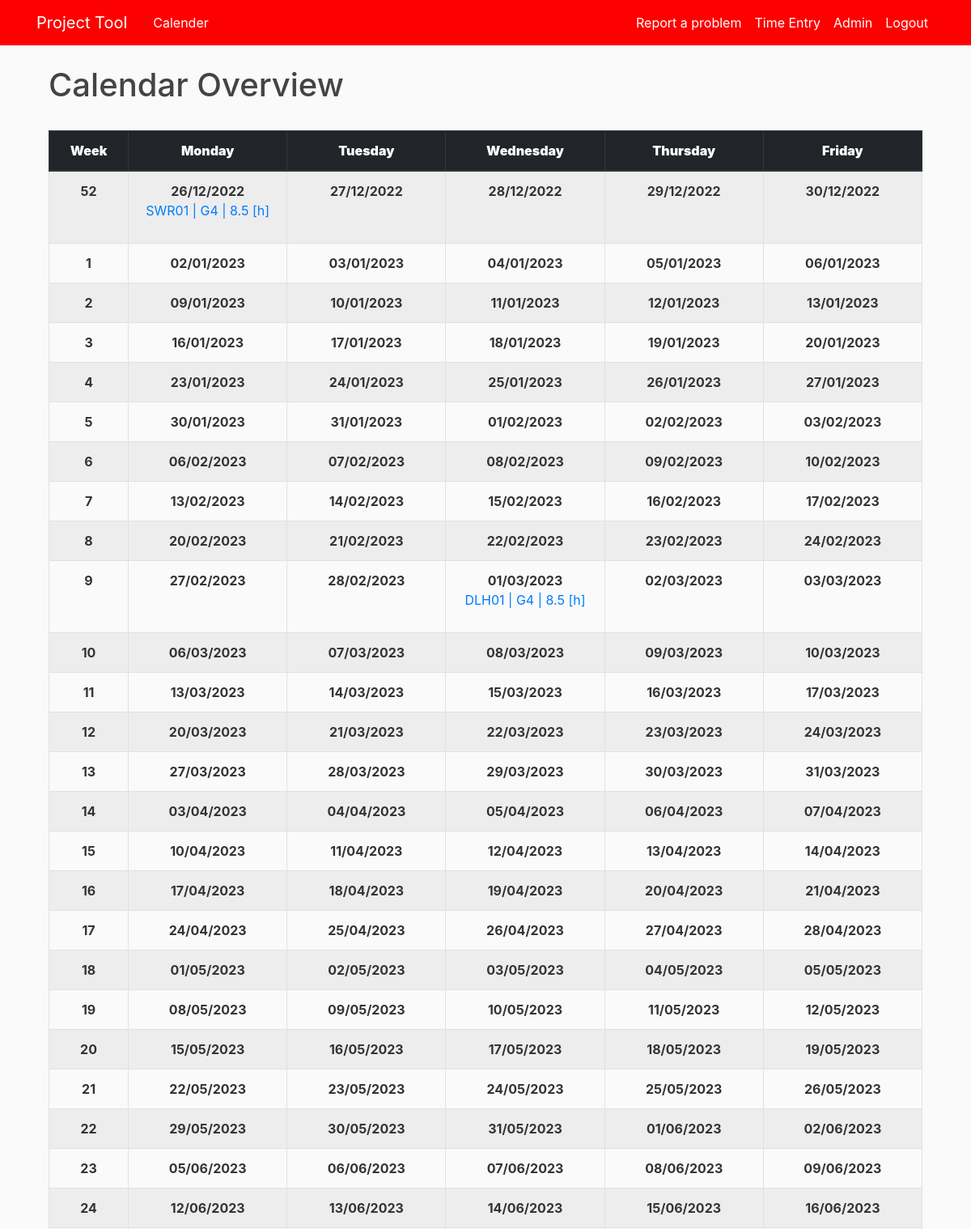
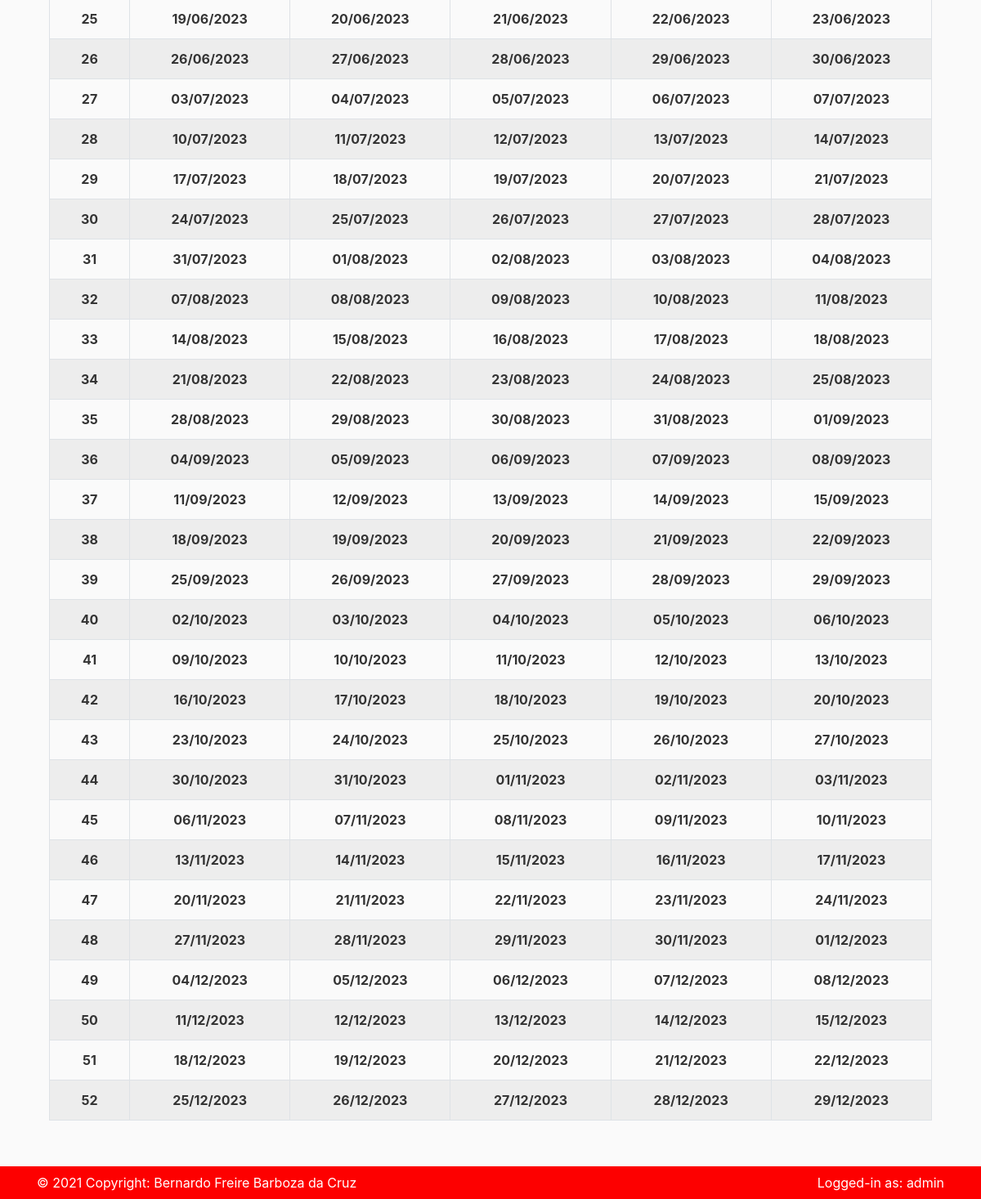
Page /calendar/ (signed in) on the committed database (2 pictures, top to bottom).
### pm_app/models.py (models this page shows, shortened)
class Project(db.Model):
    id = db.Column(db.Integer, primary_key=True, unique=True)
    hov = db.Column(db.Text(100),nullable=False, unique=True)
    customer_name = db.Column(db.Text(100),unique=False)
    budget = db.Column(db.Float, nullable=False)
    hour_budget = db.Column(db.Float, nullable=True, default=None)
    rate = db.Column(db.Float, nullable=True, default=120.0)
    date_created = db.Column(db.DateTime, nullable=False, default=datetime.utcnow)
    date_deactivation = db.Column(db.DateTime, nullable=True, default=None)

class Unit(db.Model):
    id = db.Column(db.Integer, primary_key=True)
    project_id = db.Column(db.Integer,db.ForeignKey('project.id'), nullable=False)
    pn = db.Column(db.Integer,nullable=False, unique=False)
    pn_name = db.Column(db.Text(100),unique=False)
    workedfor = db.relationship('WorkedFor',backref='unit',lazy=True)

class User(db.Model, UserMixin):
    id = db.Column(db.Integer, primary_key=True)
    username = db.Column(db.String(20), unique=True, nullable=False)
    email = db.Column(db.String(120), unique=True, nullable=False)
    image_file = db.Column(db.String(20), nullable=False, default='default.jpg')
    password = db.Column(db.String(60), nullable=False)
    supplier = db.Column(db.Integer, nullable=False)
    posts = db.relationship('Post', backref='author', lazy=True)
    workedfor = db.relationship('WorkedFor', backref='author', lazy=True)

### pm_app/routes.py (the view)
@app.route("/calendar/", methods=['GET', 'POST'])
@login_required
def calendar_overview():
    form = CalendarOverview()
    weekdays = [
        'Week','Monday','Tuesday','Wednesday',
        'Thursday','Friday',#'Saturday',#'Sunday',
        ]
    def query_per_date(date_obj,user=None):
        if Admin.query.filter_by(user_id=current_user.id).first():
            worked = WorkedFor.query.filter_by(date_of_work=date_obj).all()
        elif Supervisor.query.filter_by(user_id=current_user.id).first():
            worked = WorkedFor.query.filter_by(date_of_work=date_obj).all()
        else:
            worked = WorkedFor.query.filter(WorkedFor.date_of_work == date_obj, WorkedFor.user_id == current_user.id).all()
        entry_list = []
        for entry in worked:
            entry_list.append(
                dict(
                    entry_id = entry.id,
                    user = User.query.filter_by(id=entry.user_id).first().username,
                    unit = Unit.query.filter_by(id=entry.unit_id).first().pn,
                    unit_name = Unit.query.filter_by(id=entry.unit_id).first().pn_name,
                    project = Project.query.filter_by(id=Unit.query.filter_by(id=entry.unit_id).first().project_id).first().hov,
                    task = Task.query.filter_by(id=entry.task_id).first().task_name,
                    time = f'{entry.time_amount} [h]',
                    )
            )
        return entry_list
    def year_data(year=None):
        if year is None:
            date = datetime.now()
            year = date.strftime("%Y")
        day_one_obj = datetime(int(year), 1, 1)
        day_last_obj = datetime(int(year), 12, 31)
        DayOneOfFirstDayWeek_obj = day_one_obj - timedelta(days = day_one_obj.weekday())
        DayLastOfLastDayWeek_obj = day_last_obj + timedelta(days = 6 - day_last_obj.weekday())
        calender = {
            (DayOneOfFirstDayWeek_obj + timedelta(days=day)).strftime("%d/%m/%Y"):
            {
                int(
                    (DayOneOfFirstDayWeek_obj + timedelta(days=day)).strftime("%V")
                    )+1:
                (DayOneOfFirstDayWeek_obj + timedelta(days=day)).strftime("%A"),
            }
            for day in range(
                0, (
                    DayLastOfLastDayWeek_obj - DayOneOfFirstDayWeek_obj).days + 1
                )
            }
        return calender
    def convert_dt_obj(string):
        date = dict(
            cw = int(datetime.strptime(string , "%d/%m/%Y").strftime("%V")),
            day = datetime.strptime(string , "%d/%m/%Y").strftime("%d"),
            month = datetime.strptime(string , "%d/%m/%Y").strftime("%m"),
            year = datetime.strptime(string , "%d/%m/%Y").strftime("%Y"),
            date = datetime.strptime(string , "%d/%m/%Y").strftime("%d/%m/%Y"),
            date_obj = datetime.strptime(string , "%d/%m/%Y")
        )
        return date
    return render_template(
        'calendar.html',
        title = 'Calendar Overview',
        form = form,
        weekdays = weekdays,
        year_data = year_data,
        convert_dt_obj = convert_dt_obj,
        query_per_date = query_per_date,
        )

### pm_app/models.py (called while the page is built)
@login_manager.user_loader
def load_user(user_id):
    return User.query.get(int(user_id))

### pm_app/templates/calendar.html (shortened to what this page needs)
{% extends "layout.html" %}
{% block content %}
        <div class="container-fluid table-responsive">
            <h1>{{title}}</h1><br>
            <table class="table table-striped table-hover text-center table-condensed table-bordered">
                <thead class="thead-dark">
                    <tr>
                        {% for day in weekdays %}
                            {% if day == 'Week' %}
                                <th class="text-center col-sm-1" ><strong>  {{day}}  </strong></th>
                            {% else %}
                                <th class="text-center col-sm-2" ><strong>  {{day}}  </strong></th>
                            {% endif %}
                        {% endfor %}
                    </tr>
                </thead>
                <tbody>
                {% set dates = year_data().keys()|list %}
                {% for n in range(0,53) %}
                    <tr>
                        <td class="text-center"><strong>{{ convert_dt_obj(dates[(7*n)+1]).cw }}</strong></td>
                        <td class="text-center"><strong>{{ dates[(7*n)+0] }}</strong>
                        {% for p in query_per_date(convert_dt_obj(dates[(7*n)+0]).date_obj) %}
                            <a href="{{ url_for('overview_entry', entry_id = p.entry_id) }}"><p class="text-center">{{p.project}} | {{p.unit_name}} | {{p.time}}</p></a>
                        {% endfor %}
                        </td>
                        <td class="text-center"><strong>{{ dates[(7*n)+1] }}</strong>
                        </td>
                        <td class="text-center"><strong>{{ dates[(7*n)+2] }}</strong>
                        {% for p in query_per_date(convert_dt_obj(dates[(7*n)+2]).date_obj) %}
                            <a href="{{ url_for('overview_entry', entry_id = p.entry_id) }}"><p class="text-center">{{p.project}} | {{p.unit_name}} | {{p.time}}</p></a>
                        {% endfor %}
                        </td>
                        <td class="text-center"><strong>{{ dates[(7*n)+3] }}</strong>
                        </td>
                        <td class="text-center"><strong>{{ dates[(7*n)+4] }}</strong>
                        </td>
                    </tr>
                {% endfor %}
                </tbody>
            </table>
        </div>
{% endblock content %}

### pm_app/templates/layout.html (shortened to what this page needs)
<!DOCTYPE html>
<html>
<head>
    <link rel="stylesheet" href="https://maxcdn.bootstrapcdn.com/bootstrap/4.0.0/css/bootstrap.min.css">
    <link rel="stylesheet" type="text/css" href="{{ url_for('static', filename='main.css') }}">
</head>
<body>
    <header class="site-header">
      <nav class="navbar navbar-expand-md navbar-dark bg-steel fixed-top">
        <div class="container">
          <a class="navbar-brand mr-4" href="/">Project Tool</a>
          <div class="collapse navbar-collapse" id="navbarToggle">
            <div class="navbar-nav mr-auto">
              <a class="nav-item nav-link" href="{{ url_for('calendar_overview') }}">Calender</a>
            </div>
            <div class="navbar-nav">
              {% if current_user.is_authenticated %}
                <a class="nav-item nav-link" href="{{ url_for('new_post') }}">Report a problem</a>
                <a class="nav-item nav-link" href="{{ url_for('create_time_entry') }}">Time Entry</a>
                <a class="nav-item nav-link" href="{{ url_for('admin')}}">Admin</a>
                <a class="nav-item nav-link" href="{{ url_for('logout') }}">Logout</a>
              {% else %}
                <a class="nav-item nav-link" href="{{ url_for('login') }}">Login</a>
                <a class="nav-item nav-link" href="{{ url_for('register') }}">Register</a>
              {% endif %}
            </div>
          </div>
        </div>
      </nav>
    </header>
    <main role="main" class="container">
      <div class="row">
        <div class="col-md-8">
          {% with messages = get_flashed_messages(with_categories=true) %}
        </div>
      </div>
      {% endwith %}
      {% block content %}  {% endblock %}
    </main>
    <footer class="site-header">
      <nav class="navbar navbar-expand-md navbar-dark bg-steel fixed-bottom">
        <div class="container">
          <div class="navbar-nav mr-auto">
            <p class="navbar-nav" style="color: #ffffff;">© 2021 Copyright:
              Bernardo Freire Barboza da Cruz</p>
          </div>
          <div class="navbar-nav">
            <p class="navbar-nav" style="color: #ffffff;">Logged-in as: {{current_user.username}}</p>
          </div>
        </div>
      </nav>
    </footer>
</body>
</html>

### pm_app/static/main.css (style rules this page uses)
body { background: #fafafa; color: #333333; margin-top: 5rem; margin-bottom: 5rem; }
h1, h2, h3, h4, h5, h6 { color: #444444; }
.bg-steel { background-color: #fd0000; }
.site-header .navbar-nav .nav-link { color: #ffffff; }
th, td { text-align: left; }
tbody { overflow-x: hidden; overflow-y: scroll; }

### rows in the picture
Project: project "SWR01"
Unit: unit_name "G4"
Project: project "DLH01"
Unit: unit_name "G4"
User: username "admin"

### other values in the picture
{{ title }} "Calendar Overview"
{{ day }} "Week"
{{ day }} "Monday" "Tuesday" "Wednesday" "Thursday" "Friday"
{{ convert_dt_obj(dates[(7*n)+1]).cw }} "52" "1" "2" "3" "4" "5" "6" "7" "8" "9" "10" "11" "12" "13" "14" "15" "16" "17" "18" "19" "20" "21" "22" "23" "24" "25" "26" "27" "28" "29" "30" "31" "32" "33" "34" "35" "36" "37" "38" "39" "40" "41" "42" "43" "44" "45" "46" "47" "48" "49" "50" "51" "52"
{{ dates[(7*n)+0] }} "26/12/2022" "02/01/2023" "09/01/2023" "16/01/2023" "23/01/2023" "30/01/2023" "06/02/2023" "13/02/2023" "20/02/2023" "27/02/2023" "06/03/2023" "13/03/2023" "20/03/2023" "27/03/2023" "03/04/2023" "10/04/2023" "17/04/2023" "24/04/2023" "01/05/2023" "08/05/2023" "15/05/2023" "22/05/2023" "29/05/2023" "05/06/2023" "12/06/2023" "19/06/2023" "26/06/2023" "03/07/2023" "10/07/2023" "17/07/2023" "24/07/2023" "31/07/2023" "07/08/2023" "14/08/2023" "21/08/2023" "28/08/2023" "04/09/2023" "11/09/2023" "18/09/2023" "25/09/2023" "02/10/2023" "09/10/2023" "16/10/2023" "23/10/2023" "30/10/2023" "06/11/2023" "13/11/2023" "20/11/2023" "27/11/2023" "04/12/2023" "11/12/2023" "18/12/2023" "25/12/2023"
{{ p.time }} "8.5 [h]"
{{ dates[(7*n)+1] }} "27/12/2022" "03/01/2023" "10/01/2023" "17/01/2023" "24/01/2023" "31/01/2023" "07/02/2023" "14/02/2023" "21/02/2023" "28/02/2023" "07/03/2023" "14/03/2023" "21/03/2023" "28/03/2023" "04/04/2023" "11/04/2023" "18/04/2023" "25/04/2023" "02/05/2023" "09/05/2023" "16/05/2023" "23/05/2023" "30/05/2023" "06/06/2023" "13/06/2023" "20/06/2023" "27/06/2023" "04/07/2023" "11/07/2023" "18/07/2023" "25/07/2023" "01/08/2023" "08/08/2023" "15/08/2023" "22/08/2023" "29/08/2023" "05/09/2023" "12/09/2023" "19/09/2023" "26/09/2023" "03/10/2023" "10/10/2023" "17/10/2023" "24/10/2023" "31/10/2023" "07/11/2023" "14/11/2023" "21/11/2023" "28/11/2023" "05/12/2023" "12/12/2023" "19/12/2023" "26/12/2023"
{{ dates[(7*n)+2] }} "28/12/2022" "04/01/2023" "11/01/2023" "18/01/2023" "25/01/2023" "01/02/2023" "08/02/2023" "15/02/2023" "22/02/2023" "01/03/2023" "08/03/2023" "15/03/2023" "22/03/2023" "29/03/2023" "05/04/2023" "12/04/2023" "19/04/2023" "26/04/2023" "03/05/2023" "10/05/2023" "17/05/2023" "24/05/2023" "31/05/2023" "07/06/2023" "14/06/2023" "21/06/2023" "28/06/2023" "05/07/2023" "12/07/2023" "19/07/2023" "26/07/2023" "02/08/2023" "09/08/2023" "16/08/2023" "23/08/2023" "30/08/2023" "06/09/2023" "13/09/2023" "20/09/2023" "27/09/2023" "04/10/2023" "11/10/2023" "18/10/2023" "25/10/2023" "01/11/2023" "08/11/2023" "15/11/2023" "22/11/2023" "29/11/2023" "06/12/2023" "13/12/2023" "20/12/2023" "27/12/2023"
{{ dates[(7*n)+3] }} "29/12/2022" "05/01/2023" "12/01/2023" "19/01/2023" "26/01/2023" "02/02/2023" "09/02/2023" "16/02/2023" "23/02/2023" "02/03/2023" "09/03/2023" "16/03/2023" "23/03/2023" "30/03/2023" "06/04/2023" "13/04/2023" "20/04/2023" "27/04/2023" "04/05/2023" "11/05/2023" "18/05/2023" "25/05/2023" "01/06/2023" "08/06/2023" "15/06/2023" "22/06/2023" "29/06/2023" "06/07/2023" "13/07/2023" "20/07/2023" "27/07/2023" "03/08/2023" "10/08/2023" "17/08/2023" "24/08/2023" "31/08/2023" "07/09/2023" "14/09/2023" "21/09/2023" "28/09/2023" "05/10/2023" "12/10/2023" "19/10/2023" "26/10/2023" "02/11/2023" "09/11/2023" "16/11/2023" "23/11/2023" "30/11/2023" "07/12/2023" "14/12/2023" "21/12/2023" "28/12/2023"
{{ dates[(7*n)+4] }} "30/12/2022" "06/01/2023" "13/01/2023" "20/01/2023" "27/01/2023" "03/02/2023" "10/02/2023" "17/02/2023" "24/02/2023" "03/03/2023" "10/03/2023" "17/03/2023" "24/03/2023" "31/03/2023" "07/04/2023" "14/04/2023" "21/04/2023" "28/04/2023" "05/05/2023" "12/05/2023" "19/05/2023" "26/05/2023" "02/06/2023" "09/06/2023" "16/06/2023" "23/06/2023" "30/06/2023" "07/07/2023" "14/07/2023" "21/07/2023" "28/07/2023" "04/08/2023" "11/08/2023" "18/08/2023" "25/08/2023" "01/09/2023" "08/09/2023" "15/09/2023" "22/09/2023" "29/09/2023" "06/10/2023" "13/10/2023" "20/10/2023" "27/10/2023" "03/11/2023" "10/11/2023" "17/11/2023" "24/11/2023" "01/12/2023" "08/12/2023" "15/12/2023" "22/12/2023" "29/12/2023"
